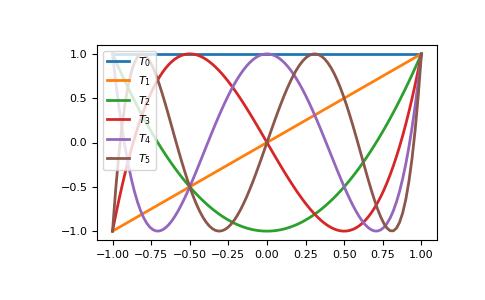

This chart was generated by the following Python code:
import matplotlib.pyplot as plt
from numpy.polynomial import Chebyshev as T
x = np.linspace(-1, 1, 100)
for i in range(6): ax = plt.plot(x, T.basis(i)(x), lw=2, label="$T_%d$"%i)
# ...
plt.legend(loc="upper left")
# <matplotlib.legend.Legend object at 0x3b3ee10>
plt.show()
